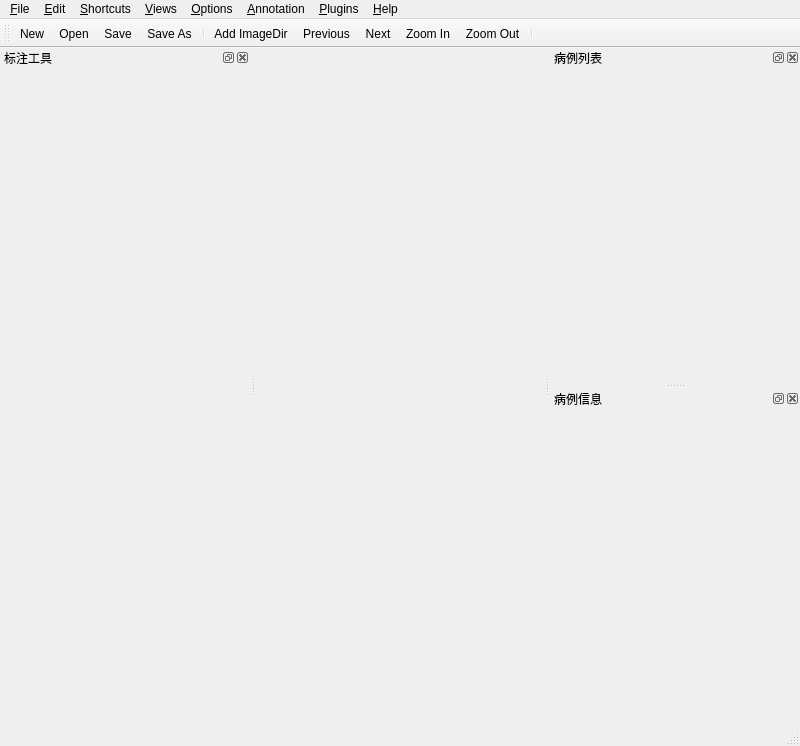
<?xml version="1.0" encoding="UTF-8"?>
<ui version="4.0">
 <class>MainWindow</class>
 <widget class="QMainWindow" name="MainWindow">
  <property name="geometry">
   <rect>
    <x>0</x>
    <y>0</y>
    <width>800</width>
    <height>746</height>
   </rect>
  </property>
  <property name="windowTitle">
   <string>sloth</string>
  </property>
  <property name="windowIcon">
   <iconset>
    <normaloff>:/icons/sloth.svg</normaloff>:/icons/sloth.svg</iconset>
  </property>
  <widget class="QWidget" name="centralWidget"/>
  <widget class="QMenuBar" name="menubar">
   <property name="geometry">
    <rect>
     <x>0</x>
     <y>0</y>
     <width>800</width>
     <height>22</height>
    </rect>
   </property>
   <widget class="QMenu" name="menuFile">
    <property name="title">
     <string>&amp;File</string>
    </property>
    <addaction name="actionNew"/>
    <addaction name="actionOpen"/>
    <addaction name="actionSave"/>
    <addaction name="actionSave_As"/>
    <addaction name="separator"/>
    <addaction name="actionExit"/>
   </widget>
   <widget class="QMenu" name="menu_Edit">
    <property name="title">
     <string>&amp;Edit</string>
    </property>
    <addaction name="action_Add_ImageDir"/>
    <addaction name="action_Read_Jsons"/>
   </widget>
   <widget class="QMenu" name="menu_Views">
    <property name="title">
     <string>&amp;Views</string>
    </property>
    <addaction name="actionLocked"/>
   </widget>
   <widget class="QMenu" name="menu_Help">
    <property name="title">
     <string>&amp;Help</string>
    </property>
    <addaction name="action_About"/>
   </widget>
   <widget class="QMenu" name="menuPlugins">
    <property name="title">
     <string>&amp;Plugins</string>
    </property>
   </widget>
   <widget class="QMenu" name="menuShortcuts">
    <property name="title">
     <string>&amp;Shortcuts</string>
    </property>
   </widget>
   <widget class="QMenu" name="menuOptions">
    <property name="title">
     <string>&amp;Options</string>
    </property>
   </widget>
   <widget class="QMenu" name="menuAnnotation">
    <property name="title">
     <string>&amp;Annotation</string>
    </property>
   </widget>
   <addaction name="menuFile"/>
   <addaction name="menu_Edit"/>
   <addaction name="menuShortcuts"/>
   <addaction name="menu_Views"/>
   <addaction name="menuOptions"/>
   <addaction name="menuAnnotation"/>
   <addaction name="menuPlugins"/>
   <addaction name="menu_Help"/>
  </widget>
  <widget class="QStatusBar" name="statusbar"/>
  <widget class="QToolBar" name="toolBar">
   <property name="windowTitle">
    <string>Toolbar</string>
   </property>
   <attribute name="toolBarArea">
    <enum>TopToolBarArea</enum>
   </attribute>
   <attribute name="toolBarBreak">
    <bool>false</bool>
   </attribute>
   <addaction name="actionNew"/>
   <addaction name="actionOpen"/>
   <addaction name="actionSave"/>
   <addaction name="actionSave_As"/>
   <addaction name="separator"/>
   <addaction name="action_Add_ImageDir"/>
   <addaction name="actionPrevious"/>
   <addaction name="actionNext"/>
   <addaction name="actionZoom_In"/>
   <addaction name="actionZoom_Out"/>
   <addaction name="separator"/>
  </widget>
  <widget class="QDockWidget" name="dockProperties">
   <property name="enabled">
    <bool>true</bool>
   </property>
   <property name="minimumSize">
    <size>
     <width>250</width>
     <height>44</height>
    </size>
   </property>
   <property name="windowTitle">
    <string>标注工具</string>
   </property>
   <attribute name="dockWidgetArea">
    <number>1</number>
   </attribute>
   <widget class="QWidget" name="dockPropertiesContents"/>
  </widget>
  <widget class="QDockWidget" name="dockAnnotations">
   <property name="minimumSize">
    <size>
     <width>250</width>
     <height>38</height>
    </size>
   </property>
   <property name="windowTitle">
    <string>病例列表</string>
   </property>
   <attribute name="dockWidgetArea">
    <number>2</number>
   </attribute>
   <widget class="QWidget" name="dockAnnotationsContents"/>
  </widget>
  <widget class="QDockWidget" name="dockImageInfo">
   <property name="minimumSize">
    <size>
     <width>250</width>
     <height>38</height>
    </size>
   </property>
   <property name="windowTitle">
    <string>病例信息</string>
   </property>
   <attribute name="dockWidgetArea">
    <number>2</number>
   </attribute>
   <widget class="QWidget" name="dockWidgetContents_3"/>
  </widget>
  <action name="actionOpen">
   <property name="icon">
    <iconset>
     <normaloff>:/icons/folder_table.png</normaloff>:/icons/folder_table.png</iconset>
   </property>
   <property name="text">
    <string>&amp;Open</string>
   </property>
   <property name="statusTip">
    <string>Open existing annotation file</string>
   </property>
   <property name="shortcut">
    <string>Ctrl+O</string>
   </property>
  </action>
  <action name="action_Read_Jsons">
   <property name="icon">
    <iconset>
     <normaloff>:/icons/folder_table.png</normaloff>:/icons/folder_table.png</iconset>
   </property>
   <property name="text">
    <string>&amp;ReadJsons</string>
   </property>
  </action>
  <action name="actionNew">
   <property name="icon">
    <iconset>
     <normaloff>:/icons/page_white_text.png</normaloff>:/icons/page_white_text.png</iconset>
   </property>
   <property name="text">
    <string>&amp;New</string>
   </property>
   <property name="statusTip">
    <string>Create new annotation file</string>
   </property>
  </action>
  <action name="actionSave">
   <property name="icon">
    <iconset>
     <normaloff>:/icons/disk.png</normaloff>:/icons/disk.png</iconset>
   </property>
   <property name="text">
    <string>&amp;Save</string>
   </property>
   <property name="shortcut">
    <string>Ctrl+S</string>
   </property>
  </action>
  <action name="actionExit">
   <property name="icon">
    <iconset>
     <normaloff>:/icons/door_in.png</normaloff>:/icons/door_in.png</iconset>
   </property>
   <property name="text">
    <string>&amp;Exit</string>
   </property>
   <property name="menuRole">
    <enum>QAction::QuitRole</enum>
   </property>
  </action>
  <action name="action_Add_ImageDir">
   <property name="icon">
    <iconset>
     <normaloff>:/icons/picture_add.png</normaloff>:/icons/picture_add.png</iconset>
   </property>
   <property name="text">
    <string>&amp;Add ImageDir</string>
   </property>
   <property name="shortcut">
    <string>Ctrl+D</string>
   </property>
  </action>
  <action name="actionNext">
   <property name="icon">
    <iconset>
     <normaloff>:/icons/arrow_right.png</normaloff>:/icons/arrow_right.png</iconset>
   </property>
   <property name="text">
    <string>Next</string>
   </property>
  </action>
  <action name="actionPrevious">
   <property name="icon">
    <iconset>
     <normaloff>:/icons/arrow_left.png</normaloff>:/icons/arrow_left.png</iconset>
   </property>
   <property name="text">
    <string>Previous</string>
   </property>
  </action>
  <action name="actionZoom_In">
   <property name="icon">
    <iconset>
     <normaloff>:/icons/zoom_in.png</normaloff>:/icons/zoom_in.png</iconset>
   </property>
   <property name="text">
    <string>Zoom In</string>
   </property>
  </action>
  <action name="actionZoom_Out">
   <property name="icon">
    <iconset>
     <normaloff>:/icons/zoom_out.png</normaloff>:/icons/zoom_out.png</iconset>
   </property>
   <property name="text">
    <string>Zoom Out</string>
   </property>
  </action>
  <action name="actionMask">
   <property name="checkable">
    <bool>true</bool>
   </property>
   <property name="text">
    <string>Mask</string>
   </property>
   <property name="shortcut">
    <string>M</string>
   </property>
  </action>
  <action name="actionSelection">
   <property name="checkable">
    <bool>true</bool>
   </property>
   <property name="text">
    <string>Selection</string>
   </property>
   <property name="shortcut">
    <string>S</string>
   </property>
  </action>
  <action name="actionRectangle">
   <property name="checkable">
    <bool>true</bool>
   </property>
   <property name="text">
    <string>Rectangle</string>
   </property>
   <property name="shortcut">
    <string>R</string>
   </property>
  </action>
  <action name="actionSave_As">
   <property name="icon">
    <iconset>
     <normaloff>:/icons/disk_multiple.png</normaloff>:/icons/disk_multiple.png</iconset>
   </property>
   <property name="text">
    <string>Save &amp;As</string>
   </property>
  </action>
  <action name="action_About">
   <property name="text">
    <string>&amp;About</string>
   </property>
  </action>
  <action name="actionPoint">
   <property name="checkable">
    <bool>true</bool>
   </property>
   <property name="text">
    <string>Point</string>
   </property>
   <property name="shortcut">
    <string>P</string>
   </property>
  </action>
  <action name="actionLocked">
   <property name="checkable">
    <bool>true</bool>
   </property>
   <property name="text">
    <string>&amp;Locked</string>
   </property>
  </action>
 </widget>
 <resources/>
 <connections/>
</ui>
